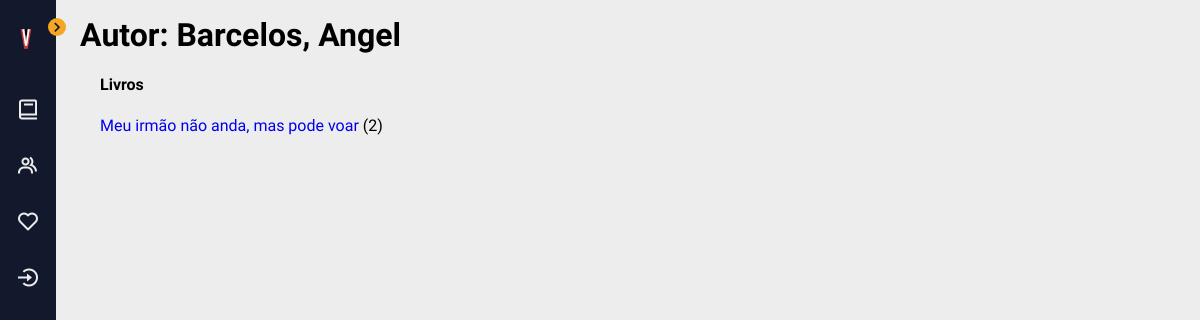
The app's page /catalogo/autor/1, older data.
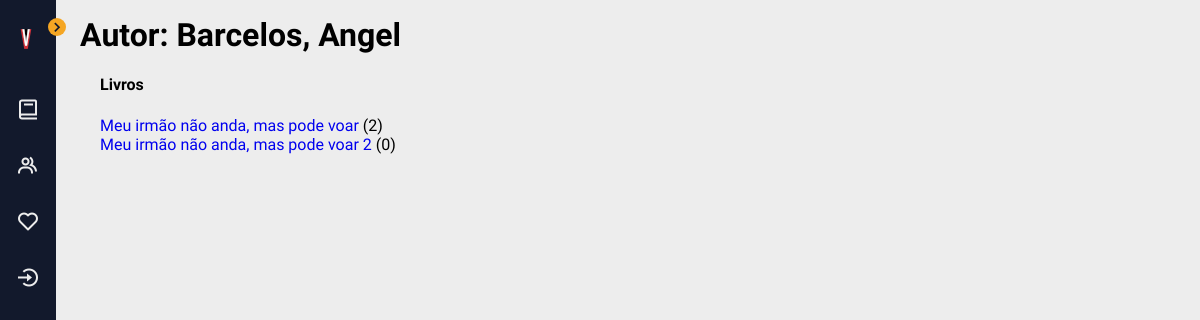
The same page, newer data.
### catalogo/models.py (models this page shows, shortened)
class Book(models.Model):
    título = models.CharField(max_length=200)
    autor = models.ForeignKey('Autor', on_delete=models.RESTRICT, null=True)
    resumo = models.TextField(
        max_length=1000, help_text="Insira uma breve descrição do livro.")
    gênero = models.ManyToManyField(
        Gênero, help_text="Selecione um gênero para este livro")
    idade = models.PositiveSmallIntegerField('Faixa etária', default=0)
    capa = models.TextField(max_length=1000, help_text="Insira um link para a imagem da capa do livro.", default="https://vectorportal.com/storage/book-vector(1).jpg")
    class Meta:
        ordering = ['título', 'autor']
    def display_gênero(self):
        """Creates a string for the Genre. This is required to display genre in Admin."""
        return ', '.join([gênero.name for gênero in self.gênero.all()[:3]])
    display_gênero.short_description = 'Gênero'
    def __str__(self):
        return self.título

### catalogo/views.py (the view)
class AutorDetailView(generic.DetailView):
    model = Autor

### catalogo/models.py (called while the page is built)
    def __str__(self):
        return f'{self.sobrenome}, {self.nome}'

### catalogo/templates/catalogo/autor_detail.html (shortened to what this page needs)
{% extends "base_generic.html" %}
{% block content %}
<h1>Autor: {{ autor }} </h1>
<div style="margin-left:20px;margin-top:20px">
<h4>Livros</h4>
<dl>
{% for book in autor.book_set.all %}
  <dt><a href="{% url 'book-detail' book.pk %}">{{book}}</a> ({{book.bookinstance_set.all.count}})</dt>
  {% empty %}
  <p>Este autor não tem livros.</p>
{% endfor %}
</dl>
</div>
{% endblock %}
{% block sidebar %}
  {{ block.super }}
{% endblock %}

Row changes from the older to the newer data that the page shows:
added Book: título "Meu irmão não anda, mas pode voar 2", bookinstance_set.all.count "0"
